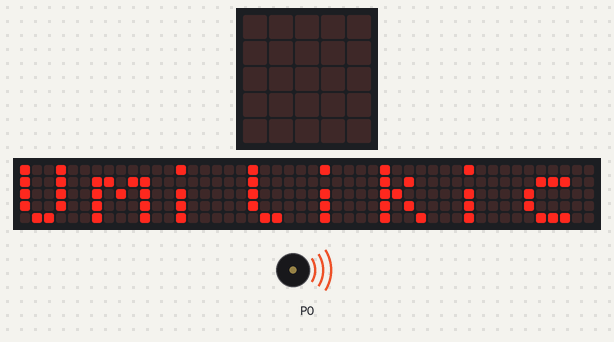
The program below on a simulated BBC micro:bit (MakeCode). Parts: the board's 5×5 LED display, a strip that is not on the board, showing the scrolling text unrolled, buzzer (waves = sounding). The 48×5 strip is a reading aid, not a part: it shows the text the display is scrolling, unrolled, one strip-width of it at a time.

Above: at 0.07 s.
At 11.16 s:
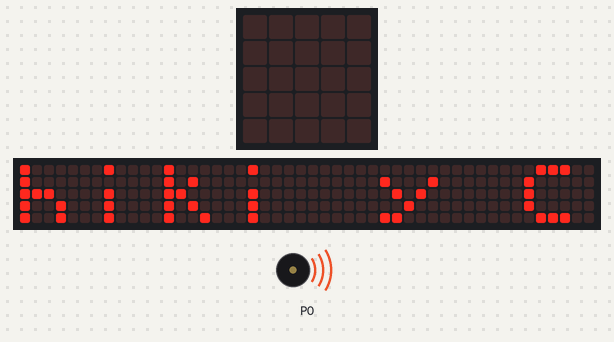
At 24.45 s:
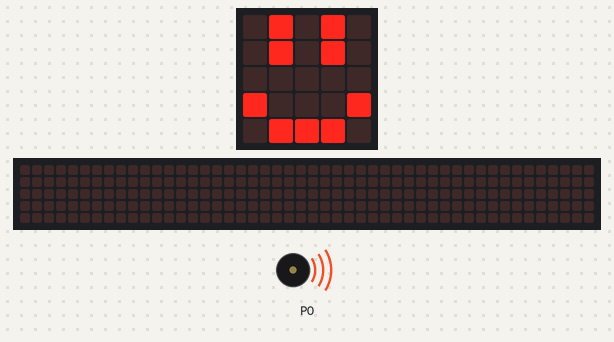
At 24.8 s:
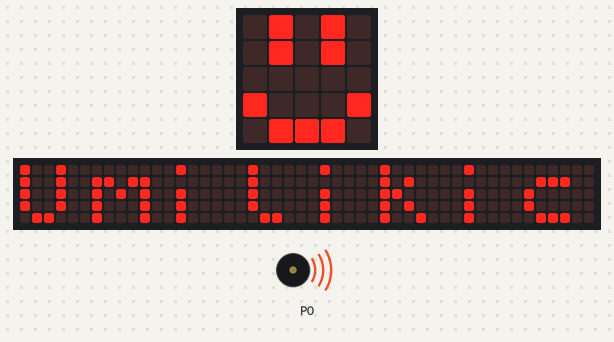
Timing chart, 0 to 40.0 s (numbered marks = the images above):
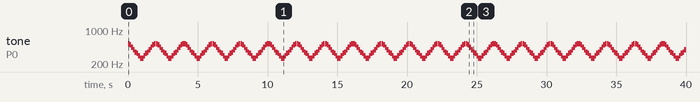

The program:

main.ts
```typescript
basic.forever(function () {
    basic.showString("Umilikichiki y Carlottilla")
    basic.showLeds(`
        . # . # .
        . # . # .
        . . . . .
        # . . . #
        . # # # .
        `)
})
basic.forever(function () {
    music.playMelody("C5 B A G F E D C ", 500)
    music.playMelody("C D E F G A B C5 ", 500)
})
```

test.ts
```typescript
// aquí va el archivo "tests"; esto no se compilará cuando este paquete se utilice como una extensión.
```

Measured:
- by itself, tone on P0: repeats every 2.0 s: 494 Hz 0.13 s, 440 Hz 0.13 s, 392 Hz 0.13 s, 349 Hz 0.13 s, 330 Hz 0.13 s, 294 Hz 0.13 s, 262 Hz 0.25 s, 294 Hz 0.13 s, 330 Hz 0.13 s, 349 Hz 0.13 s, 392 Hz 0.13 s, 440 Hz 0.13 s, 494 Hz 0.13 s, 523 Hz 0.12 s, silent 0.03 s, 523 Hz 0.13 s
- what the display in image 1 shows lasts 0.9 s, from 11.0 s to 11.9 s
- what the display in image 2 shows lasts 0.4 s, from 24.3 s to 24.7 s
